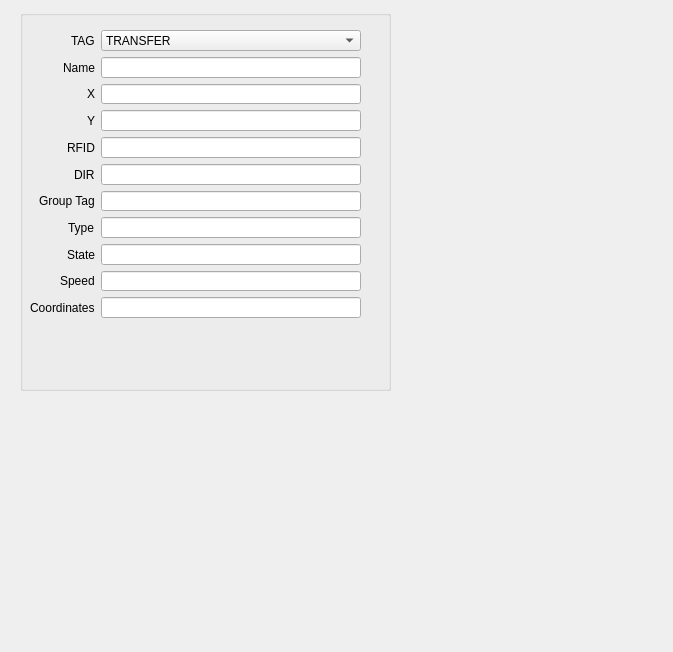
<?xml version="1.0" encoding="UTF-8"?>
<ui version="4.0">
 <class>ConfigDlg</class>
 <widget class="QWidget" name="ConfigDlg">
  <property name="geometry">
   <rect>
    <x>0</x>
    <y>0</y>
    <width>673</width>
    <height>652</height>
   </rect>
  </property>
  <property name="windowTitle">
   <string>Config</string>
  </property>
  <widget class="QGroupBox" name="groupBox">
   <property name="geometry">
    <rect>
     <x>20</x>
     <y>10</y>
     <width>371</width>
     <height>381</height>
    </rect>
   </property>
   <property name="title">
    <string/>
   </property>
   <widget class="QWidget" name="formLayoutWidget">
    <property name="geometry">
     <rect>
      <x>10</x>
      <y>20</y>
      <width>331</width>
      <height>288</height>
     </rect>
    </property>
    <layout class="QFormLayout" name="formLayout">
     <property name="labelAlignment">
      <set>Qt::AlignRight|Qt::AlignTrailing|Qt::AlignVCenter</set>
     </property>
     <item row="1" column="0">
      <widget class="QLabel" name="label">
       <property name="text">
        <string>Name</string>
       </property>
      </widget>
     </item>
     <item row="1" column="1">
      <widget class="QLineEdit" name="ln_name"/>
     </item>
     <item row="2" column="0">
      <widget class="QLabel" name="label_2">
       <property name="text">
        <string>X</string>
       </property>
      </widget>
     </item>
     <item row="2" column="1">
      <widget class="QLineEdit" name="ln_x"/>
     </item>
     <item row="3" column="0">
      <widget class="QLabel" name="label_3">
       <property name="text">
        <string>Y</string>
       </property>
      </widget>
     </item>
     <item row="3" column="1">
      <widget class="QLineEdit" name="ln_y"/>
     </item>
     <item row="4" column="0">
      <widget class="QLabel" name="label_4">
       <property name="text">
        <string>RFID</string>
       </property>
      </widget>
     </item>
     <item row="4" column="1">
      <widget class="QLineEdit" name="ln_rfid"/>
     </item>
     <item row="6" column="0">
      <widget class="QLabel" name="label_5">
       <property name="text">
        <string>DIR</string>
       </property>
      </widget>
     </item>
     <item row="6" column="1">
      <widget class="QLineEdit" name="ln_dir"/>
     </item>
     <item row="7" column="0">
      <widget class="QLabel" name="label_6">
       <property name="text">
        <string>Group Tag</string>
       </property>
      </widget>
     </item>
     <item row="7" column="1">
      <widget class="QLineEdit" name="ln_gr_tag"/>
     </item>
     <item row="8" column="0">
      <widget class="QLabel" name="label_10">
       <property name="text">
        <string>Type</string>
       </property>
      </widget>
     </item>
     <item row="8" column="1">
      <widget class="QLineEdit" name="ln_type"/>
     </item>
     <item row="9" column="0">
      <widget class="QLabel" name="label_7">
       <property name="text">
        <string>State</string>
       </property>
      </widget>
     </item>
     <item row="9" column="1">
      <widget class="QLineEdit" name="ln_state"/>
     </item>
     <item row="10" column="0">
      <widget class="QLabel" name="label_9">
       <property name="text">
        <string>Speed</string>
       </property>
      </widget>
     </item>
     <item row="10" column="1">
      <widget class="QLineEdit" name="ln_speed"/>
     </item>
     <item row="0" column="1">
      <widget class="QComboBox" name="cbb_tags">
       <item>
        <property name="text">
         <string>TRANSFER</string>
        </property>
       </item>
       <item>
        <property name="text">
         <string>TURN</string>
        </property>
       </item>
       <item>
        <property name="text">
         <string>ELEVATOR</string>
        </property>
       </item>
       <item>
        <property name="text">
         <string>STANDBY</string>
        </property>
       </item>
       <item>
        <property name="text">
         <string>SPEED</string>
        </property>
       </item>
       <item>
        <property name="text">
         <string>DISPLAY</string>
        </property>
       </item>
       <item>
        <property name="text">
         <string>OTHER</string>
        </property>
       </item>
      </widget>
     </item>
     <item row="0" column="0">
      <widget class="QLabel" name="label_8">
       <property name="text">
        <string>TAG</string>
       </property>
      </widget>
     </item>
     <item row="11" column="1">
      <widget class="QLineEdit" name="ln_coordinates"/>
     </item>
     <item row="11" column="0">
      <widget class="QLabel" name="label_11">
       <property name="text">
        <string>Coordinates</string>
       </property>
      </widget>
     </item>
    </layout>
   </widget>
  </widget>
 </widget>
 <resources/>
 <connections/>
</ui>
